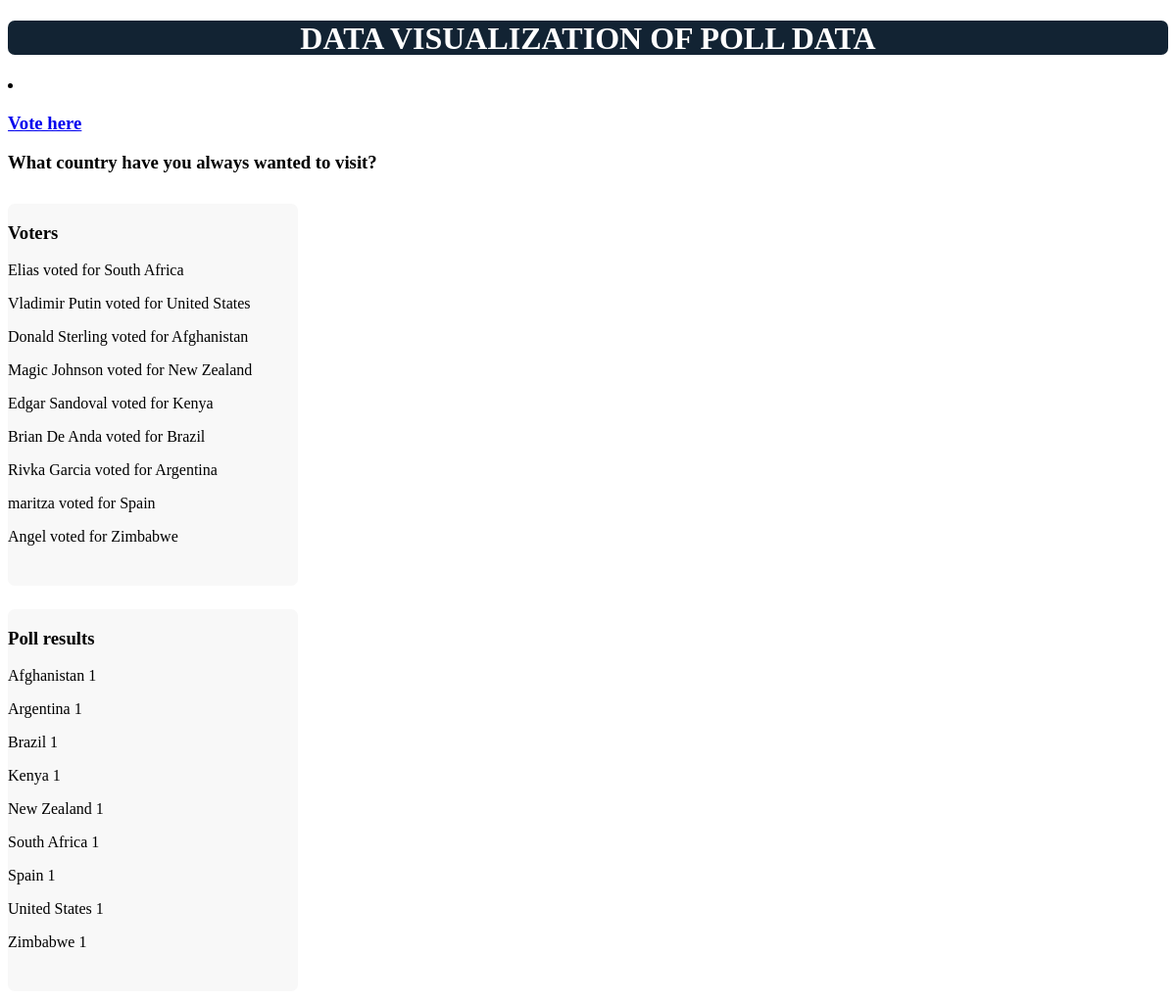
Screenshot of /polls/map/ with the database file from the repository.
### polls/models.py (models this page shows, shortened)
class Question(models.Model):
    question = models.CharField(max_length=200) #holds the poll question
    pub_date = models.DateTimeField(default=now_time, blank=True) #holds publication date of object

class Name(models.Model):
    vote = models.ForeignKey(Country) #many names to one country (database relationship)
    name = models.CharField(max_length=200) #store name

class Country(models.Model):
    poll = models.ForeignKey(Question) #many countries to one question (database relationship)
    choice_text = models.CharField(max_length=200) #hold name of country
    votes = models.IntegerField(default=0) #hold number of votes for that country
    class Meta:
        ordering = ["poll"]
        verbose_name_plural = "Countries" #for admin page purposes, gets plural of object
    def __unicode__(self):
        return (self.choice_text) #return country name in unicode

### polls/views.py (the view)
def maps(request):
    poll_list = Question.objects.order_by('-pub_date')[:5] #Generate a poll list
    country_list = Country.objects.all() #get all Country objects and store into a list
    name_list = Name.objects.all() #get al the Name objects and store into a list
    context = {'poll_list': poll_list, 'country_list':country_list, 'name_list': name_list,} #context dictionary to use django's template tags in html
    return render(request, 'polls/map.html',context)

### polls/templates/polls/map.html (shortened to what this page needs)
<!DOCTYPE html>
<html>
	<head>
		<link rel="stylesheet" href="/static/polls/poll.css" type="text/css"/>
	</head>
	<body class = "body">
		<header class = "mainHead">
			<h1> DATA VISUALIZATION OF POLL DATA </h1>
		</header>
		{% for poll in poll_list %}
			<li><h3><a href="{% url 'polls:detail' poll.id %}">Vote here</a></h3></li>
		{% endfor %}
		<h3>What country have you always wanted to visit?</h3>
		<aside class="sideInfo">
		<article>
			<h3>Voters</h3>
			{% if name_list %}
				{% for name in name_list %}
					<p> {{name.name}} voted for {{name.vote}} </p>
				{% endfor %}
			{% else %}
				<p>No people have voted yet.</p>
			{% endif %}
		</article>
		</aside>
		<div id = "map-canvas" style="height:700px;width:70%; float: right; padding: 2% 2%;margin: 1% 0% 1% 0%;">
		</div>
		<aside class="sideInfo">
		<article>
			<h3>Poll results</h3>
			{% for country in country_list %}
				{% if country.votes > 0 %}
				<p> {{country.choice_text}} {{country.votes}}</a></p>
				{% endif %}
			{% endfor %}
		</article>
		</aside>
	</body>
</html>

### static/polls/poll.css (style rules this page uses)
.mainHead h1 { background-color: #122333; height: 35px; border-radius: 20px; -webkit-border-radius: 7px; -moz-border-radius: 7px; color: #FFFFFF; text-align: center; }
.sideInfo { width: 25%; float: left; margin: 1% 0% 1% 0%; border-radius: 7px; -webkit-border-radius: 7px; -moz-border-radius: 7px; background-color: #f8f8f8; padding-bottom: 25px; }

### rows the page displays
Name: name "Elias", vote "South Africa"
Name: name "Vladimir Putin", vote "United States"
Name: name "Donald Sterling", vote "Afghanistan"
Name: name "Magic Johnson", vote "New Zealand"
Name: name "Edgar Sandoval", vote "Kenya"
Name: name "Brian De Anda", vote "Brazil"
Name: name "Rivka Garcia", vote "Argentina"
Name: name "maritza", vote "Spain"
Name: name "Angel", vote "Zimbabwe"
Country: choice_text "Afghanistan", votes "1"
Country: choice_text "Argentina", votes "1"
Country: choice_text "Brazil", votes "1"
Country: choice_text "Kenya", votes "1"
Country: choice_text "New Zealand", votes "1"
Country: choice_text "South Africa", votes "1"
Country: choice_text "Spain", votes "1"
Country: choice_text "United States", votes "1"
Country: choice_text "Zimbabwe", votes "1"
